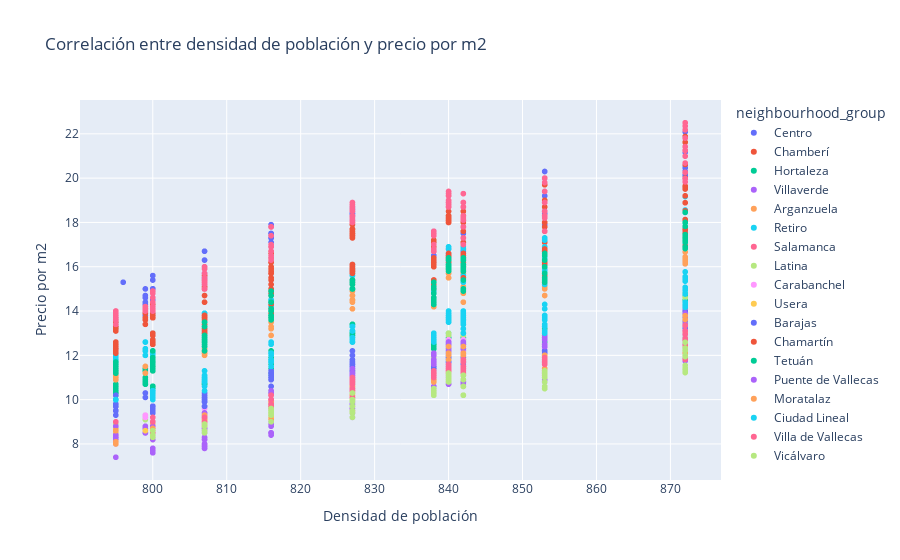

This figure's notebook cell:
### Markdown cell above
**2. CORRELACIÓN ENTRE DENSIDAD DE POBLACIÓN Y PRECIO POR M2**

### Code cell
fig2 = px.scatter(
    df,
    x='population_density',
    y='m2_price',
    title="Correlación entre densidad de población y precio por m2",
    color='neighbourhood_group'
    
)
fig2.update_layout(
    xaxis_title="Densidad de población",
    yaxis_title="Precio por m2",    
)
fig2.show()

### Figure 1 — Plotly figure (JSON) as saved in the notebook; plotly's stock layout.template omitted (floating-point values rounded to 4 significant figures; data arrays with more than 128 entries replaced by an {"elided": "..."} marker saying what was removed)
{"data": [{"hovertemplate": "neighbourhood_group=Centro<br>population_density=%{x}<br>m2_price=%{y}<extra></extra>", "legendgroup": "Centro", "marker": {"color": "#636efa", "symbol": "circle"}, "mode": "markers", "name": "Centro", "showlegend": true, "type": "scattergl", "x": {"elided": "155 int values"}, "xaxis": "x", "y": {"elided": "155 float values"}, "yaxis": "y"}, {"hovertemplate": "neighbourhood_group=Chamberí<br>population_density=%{x}<br>m2_price=%{y}<extra></extra>", "legendgroup": "Chamberí", "marker": {"color": "#EF553B", "symbol": "circle"}, "mode": "markers", "name": "Chamberí", "showlegend": true, "type": "scattergl", "x": {"elided": "137 int values"}, "xaxis": "x", "y": {"elided": "137 float values"}, "yaxis": "y"}, {"hovertemplate": "neighbourhood_group=Hortaleza<br>population_density=%{x}<br>m2_price=%{y}<extra></extra>", "legendgroup": "Hortaleza", "marker": {"color": "#00cc96", "symbol": "circle"}, "mode": "markers", "name": "Hortaleza", "showlegend": true, "type": "scattergl", "x": {"elided": "138 int values"}, "xaxis": "x", "y": {"elided": "138 float values"}, "yaxis": "y"}, {"hovertemplate": "neighbourhood_group=Villaverde<br>population_density=%{x}<br>m2_price=%{y}<extra></extra>", "legendgroup": "Villaverde", "marker": {"color": "#ab63fa", "symbol": "circle"}, "mode": "markers", "name": "Villaverde", "showlegend": true, "type": "scattergl", "x": [800, 800, 800, 800, 800, 799, 799, 799, 799, 799, 799, 799, 795, 795, 795, 800, 800, 800, 800, 800, 807, 807, 807, 807, 807, 807, 807, 807, 807, 807, 816, 816, 816, 816, 816, 816, 816, 816, 816, 816, 816, 816, 827, 827, 827, 827, 827, 827, 827, 827, 827, 827, 827, 827, 840, 840, 840, 840, 840, 840, 840, 840, 840, 840, 840, 840, 842, 842, 842, 842, 842, 842, 842, 842, 842, 842, 838, 838, 838, 838, 838, 838, 838, 838, 838, 838, 838, 838, 853, 853, 853, 853, 853, 853, 853, 853, 853, 853, 853, 853, 872, 872, 872, 872, 872, 872, 872, 872, 872, 872, 872, 872], "xaxis": "x", "y": [9, 8.9, 8.8, 8.6, 8.8, 8.8, 8.7, 8.7, 8.6, 8.5, 8.5, 8.5, 8.2, 8, 7.4, 7.6, 7.8, 7.7, 7.8, 7.7, 8, 8, 7.9, 7.8, 7.8, 7.9, 8.2, 8.3, 8.2, 8.5, 8.5, 8.5, 8.5, 8.5, 8.5, 8.5, 8.4, 8.5, 8.8, 8.9, 9, 9.2, 9.2, 9.4, 9.4, 9.4, 9.6, 9.8, 10, 10, 10, 9.9, 10, 10.3, 12, 11.6, 11.6, 11.1, 11, 10.7, 10.7, 10.8, 10.9, 11.1, 11.6, 11.5, 10.7, 10.8, 10.9, 11.1, 11.5, 11.1, 10.8, 10.8, 10.8, 10.6, 10.5, 10.3, 10.3, 10.5, 10.5, 10.4, 10.5, 10.6, 10.6, 10.9, 10.9, 10.9, 10.9, 10.8, 10.8, 11, 11.1, 11.2, 11.2, 11.4, 11.7, 11.8, 11.9, 12, 11.75, 11.88, 11.87, 12, 12.31, 12.34, 12.36, 12.5, 12.69, 12.79, 12.83, 12.93], "yaxis": "y"}, {"hovertemplate": "neighbourhood_group=Arganzuela<br>population_density=%{x}<br>m2_price=%{y}<extra></extra>", "legendgroup": "Arganzuela", "marker": {"color": "#FFA15A", "symbol": "circle"}, "mode": "markers", "name": "Arganzuela", "showlegend": true, "type": "scattergl", "x": {"elided": "134 int values"}, "xaxis": "x", "y": {"elided": "134 float values"}, "yaxis": "y"}, {"hovertemplate": "neighbourhood_group=Retiro<br>population_density=%{x}<br>m2_price=%{y}<extra></extra>", "legendgroup": "Retiro", "marker": {"color": "#19d3f3", "symbol": "circle"}, "mode": "markers", "name": "Retiro", "showlegend": true, "type": "scattergl", "x": {"elided": "139 int values"}, "xaxis": "x", "y": {"elided": "139 float values"}, "yaxis": "y"}, {"hovertemplate": "neighbourhood_group=Salamanca<br>population_density=%{x}<br>m2_price=%{y}<extra></extra>", "legendgroup": "Salamanca", "marker": {"color": "#FF6692", "symbol": "circle"}, "mode": "markers", "name": "Salamanca", "showlegend": true, "type": "scattergl", "x": {"elided": "136 int values"}, "xaxis": "x", "y": {"elided": "136 float values"}, "yaxis": "y"}, {"hovertemplate": "neighbourhood_group=Latina<br>population_density=%{x}<br>m2_price=%{y}<extra></extra>", "legendgroup": "Latina", "marker": {"color": "#B6E880", "symbol": "circle"}, "mode": "markers", "name": "Latina", "showlegend": true, "type": "scattergl", "x": {"elided": "131 int values"}, "xaxis": "x", "y": {"elided": "131 float values"}, "yaxis": "y"}, {"hovertemplate": "neighbourhood_group=Carabanchel<br>population_density=%{x}<br>m2_price=%{y}<extra></extra>", "legendgroup": "Carabanchel", "marker": {"color": "#FF97FF", "symbol": "circle"}, "mode": "markers", "name": "Carabanchel", "showlegend": true, "type": "scattergl", "x": [799, 799, 799, 799, 795, 795, 795, 795, 795, 795, 795, 795, 795, 800, 800, 800, 800, 800, 800, 800, 800, 800, 800, 800, 800, 807, 807, 807, 807, 807, 807, 807, 807, 807, 807, 807, 807, 816, 816, 816, 816, 816, 816, 816, 816, 816, 816, 816, 816, 827, 827, 827, 827, 827, 827, 827, 827, 827, 827, 827, 827, 840, 840, 840, 840, 840, 840, 840, 840, 840, 840, 840, 840, 842, 842, 842, 842, 842, 842, 842, 842, 842, 842, 842, 842, 838, 838, 838, 838, 838, 838, 838, 838, 838, 838, 838, 838, 853, 853, 853, 853, 853, 853, 853, 853, 853, 853, 853, 853, 872, 872, 872, 872, 872, 872, 872, 872, 872, 872, 872, 872], "xaxis": "x", "y": [9.3, 9.2, 9.2, 9.2, 8.5, 8.4, 8.4, 8.3, 8.3, 8.3, 8.4, 8.3, 8.4, 8.5, 8.5, 8.5, 8.5, 8.6, 8.6, 8.7, 8.7, 8.8, 8.8, 8.8, 8.8, 8.9, 8.9, 8.9, 9, 9.1, 9.1, 9.2, 9.2, 9.2, 9.3, 9.4, 9.6, 9.7, 9.7, 9.8, 9.9, 9.8, 9.8, 10, 10, 10, 10, 10.3, 10.6, 10.8, 10.9, 11, 11.1, 11, 11.1, 11.1, 10.9, 11.2, 11.3, 11.5, 11.6, 11.9, 11.9, 12, 11.9, 11.9, 12, 12, 12.3, 12.5, 12.5, 12.6, 12.7, 12, 12.3, 12.5, 12.5, 12.6, 12.7, 12.5, 12.2, 12.1, 12, 11.7, 11.6, 11.4, 11.4, 11.4, 11.5, 11.4, 11.4, 11.4, 11.5, 11.6, 11.7, 11.7, 11.7, 11.7, 11.7, 11.8, 11.9, 12, 12.1, 12.1, 12.3, 12.5, 12.5, 12.7, 12.7, 12.6, 12.57, 12.93, 13.32, 13.28, 13.35, 13.46, 13.57, 13.74, 13.92, 13.92, 14.13], "yaxis": "y"}, {"hovertemplate": "neighbourhood_group=Usera<br>population_density=%{x}<br>m2_price=%{y}<extra></extra>", "legendgroup": "Usera", "marker": {"color": "#FECB52", "symbol": "circle"}, "mode": "markers", "name": "Usera", "showlegend": true, "type": "scattergl", "x": [799, 795, 795, 795, 795, 795, 795, 795, 795, 795, 800, 800, 800, 800, 800, 800, 800, 807, 807, 807, 807, 807, 807, 807, 807, 807, 807, 807, 807, 816, 816, 816, 816, 816, 816, 816, 816, 816, 816, 816, 816, 827, 827, 827, 827, 827, 827, 827, 827, 827, 827, 827, 827, 840, 840, 840, 840, 840, 840, 840, 840, 840, 840, 840, 840, 842, 842, 842, 842, 842, 842, 842, 842, 842, 842, 842, 842, 838, 838, 838, 838, 838, 838, 838, 838, 838, 838, 838, 838, 853, 853, 853, 853, 853, 853, 853, 853, 853, 853, 853, 853, 872, 872, 872, 872, 872, 872, 872, 872, 872, 872, 872, 872], "xaxis": "x", "y": [8.6, 8.7, 8.5, 8.3, 8.3, 8.3, 8.2, 8.3, 8.3, 8.4, 8.3, 8.2, 8.3, 8.5, 8.7, 8.9, 9, 9.1, 9.1, 9, 9.1, 9.1, 9.1, 8.9, 8.9, 9, 9.1, 9, 9.2, 9.2, 9.4, 9.8, 9.7, 9.8, 9.7, 9.8, 9.7, 9.6, 9.9, 10, 10.2, 10.3, 10.5, 10.6, 10.7, 10.7, 10.7, 10.8, 10.7, 10.7, 11, 11.3, 11.2, 11.8, 11.9, 11.9, 12, 12, 11.9, 11.9, 12.1, 12.3, 12.4, 12.5, 12.5, 11.9, 12.1, 12.3, 12.4, 12.5, 12.5, 12.1, 11.9, 11.9, 11.7, 11.5, 11.4, 11.2, 11.1, 11, 11.2, 10.9, 10.9, 11.2, 11.5, 11.5, 11.5, 11.3, 11.3, 11.3, 11.3, 11.4, 11.8, 12.5, 12.8, 12.8, 13.1, 12.9, 12.9, 12.8, 12.9, 13.08, 13.51, 13.45, 13.32, 13.49, 13.33, 13.32, 13.27, 13.75, 13.83, 14.09, 14.29], "yaxis": "y"}, {"hovertemplate": "neighbourhood_group=Barajas<br>population_density=%{x}<br>m2_price=%{y}<extra></extra>", "legendgroup": "Barajas", "marker": {"color": "#636efa", "symbol": "circle"}, "mode": "markers", "name": "Barajas", "showlegend": true, "type": "scattergl", "x": [799, 799, 795, 795, 795, 795, 795, 795, 795, 795, 795, 795, 795, 795, 795, 795, 800, 800, 800, 800, 800, 800, 800, 800, 800, 800, 807, 807, 807, 807, 807, 807, 807, 807, 807, 807, 807, 807, 816, 816, 816, 816, 816, 816, 816, 816, 816, 816, 816, 816, 827, 827, 827, 827, 827, 827, 827, 827, 827, 827, 827, 827, 840, 840, 840, 840, 840, 840, 840, 840, 840, 840, 840, 840, 842, 842, 842, 842, 842, 842, 842, 842, 842, 842, 842, 842, 838, 838, 838, 838, 838, 838, 838, 838, 838, 838, 838, 838, 853, 853, 853, 853, 853, 853, 853, 853, 853, 853, 853, 853, 872, 872, 872, 872, 872, 872, 872, 872, 872, 872, 872, 872], "xaxis": "x", "y": [10.3, 10.1, 10.2, 9.8, 9.8, 9.7, 9.7, 9.7, 9.5, 9.5, 9.7, 9.8, 9.8, 9.7, 9.3, 9.5, 9.6, 9.7, 9.7, 9.7, 9.4, 9.4, 9.5, 9.7, 9.7, 9.7, 9.9, 9.7, 9.9, 9.7, 9.7, 10, 10.1, 10, 9.9, 10.2, 10.3, 10.1, 10.3, 10.6, 10.9, 11.2, 11, 10.9, 11.1, 11.2, 11, 11, 11.2, 11.3, 11.2, 11.3, 11.5, 11.6, 12, 12.2, 11.8, 11.6, 11.3, 11.2, 11.4, 11.7, 11.9, 11.9, 12.1, 12, 11.8, 11.7, 11.9, 12, 11.8, 11.7, 11.5, 11.7, 11.9, 12, 11.8, 11.7, 11.5, 11.7, 11.9, 11.7, 11.5, 11.6, 11.4, 11.3, 11.4, 11.3, 11.3, 11.5, 11.4, 11.4, 11.3, 11.5, 11.5, 11.4, 11.6, 11.6, 11.6, 11.7, 12.2, 12.4, 12.4, 12.2, 12.2, 12.2, 12.1, 12.2, 12.4, 12.5, 12.48, 12.54, 12.67, 12.65, 12.96, 13.22, 13.13, 13.32, 13.56, 13.7, 14, 14], "yaxis": "y"}, {"hovertemplate": "neighbourhood_group=Chamartín<br>population_density=%{x}<br>m2_price=%{y}<extra></extra>", "legendgroup": "Chamartín", "marker": {"color": "#EF553B", "symbol": "circle"}, "mode": "markers", "name": "Chamartín", "showlegend": true, "type": "scattergl", "x": [795, 795, 795, 795, 795, 795, 795, 795, 795, 795, 795, 795, 795, 795, 800, 800, 800, 800, 800, 800, 800, 800, 800, 800, 800, 800, 807, 807, 807, 807, 807, 807, 807, 807, 807, 807, 807, 807, 816, 816, 816, 816, 816, 816, 816, 816, 816, 816, 816, 816, 827, 827, 827, 827, 827, 827, 827, 827, 827, 827, 827, 827, 840, 840, 840, 840, 840, 840, 840, 840, 840, 840, 840, 840, 842, 842, 842, 842, 842, 842, 842, 842, 842, 842, 842, 842, 838, 838, 838, 838, 838, 838, 838, 838, 838, 838, 838, 838, 853, 853, 853, 853, 853, 853, 853, 853, 853, 853, 853, 853, 872, 872, 872, 872, 872, 872, 872, 872, 872, 872, 872, 872], "xaxis": "x", "y": [12.5, 12.2, 12.1, 12.1, 12.3, 12.3, 12.3, 12.3, 12.3, 12.4, 12.3, 12.4, 12.5, 12.6, 12.5, 12.5, 12.5, 12.5, 12.6, 12.6, 12.6, 12.6, 12.7, 12.7, 12.9, 13, 13, 13, 13.1, 13.2, 13.4, 13.6, 13.7, 13.7, 13.7, 13.8, 13.8, 13.8, 13.9, 14.1, 14.3, 14.4, 14.7, 14.8, 14.9, 14.9, 15, 15.2, 15.4, 15.5, 15.3, 15.4, 15.7, 15.8, 15.8, 15.8, 15.8, 15.9, 15.9, 16.1, 16.1, 16, 16.4, 16.5, 16.5, 16.4, 16.3, 16.3, 16, 16.2, 16.4, 16.5, 16.6, 16.4, 16, 16.2, 16.4, 16.5, 16.6, 16.4, 16.4, 16.2, 16, 16, 15.8, 15.5, 15.4, 15.4, 15.2, 15, 15, 15, 15, 15, 15.3, 15.4, 15.4, 15.3, 15.3, 15.6, 16, 16.1, 16.2, 16.2, 16.2, 16.7, 16.7, 16.7, 16.7, 16.8, 16.94, 17.37, 17.49, 17.5, 17.69, 17.5, 17.65, 18.09, 18.13, 18.52, 18.89, 19.2], "yaxis": "y"}, {"hovertemplate": "neighbourhood_group=Tetuán<br>population_density=%{x}<br>m2_price=%{y}<extra></extra>", "legendgroup": "Tetuán", "marker": {"color": "#00cc96", "symbol": "circle"}, "mode": "markers", "name": "Tetuán", "showlegend": true, "type": "scattergl", "x": {"elided": "129 int values"}, "xaxis": "x", "y": {"elided": "129 float values"}, "yaxis": "y"}, {"hovertemplate": "neighbourhood_group=Puente de Vallecas<br>population_density=%{x}<br>m2_price=%{y}<extra></extra>", "legendgroup": "Puente de Vallecas", "marker": {"color": "#ab63fa", "symbol": "circle"}, "mode": "markers", "name": "Puente de Vallecas", "showlegend": true, "type": "scattergl", "x": [795, 795, 795, 795, 795, 795, 795, 795, 795, 795, 800, 800, 800, 800, 800, 800, 800, 800, 800, 800, 800, 800, 807, 807, 807, 807, 807, 807, 807, 807, 807, 807, 807, 807, 816, 816, 816, 816, 816, 816, 816, 816, 816, 816, 816, 816, 827, 827, 827, 827, 827, 827, 827, 827, 827, 827, 827, 827, 840, 840, 840, 840, 840, 840, 840, 840, 840, 840, 840, 840, 842, 842, 842, 842, 842, 842, 842, 842, 842, 842, 842, 842, 838, 838, 838, 838, 838, 838, 838, 838, 838, 838, 838, 838, 853, 853, 853, 853, 853, 853, 853, 853, 853, 853, 853, 853, 872, 872, 872, 872, 872, 872, 872, 872, 872, 872, 872, 872], "xaxis": "x", "y": [8.8, 8.4, 8.4, 8.3, 8.3, 8.3, 8.2, 8.3, 8.3, 8.3, 8.3, 8.3, 8.2, 8.3, 8.4, 8.5, 8.6, 8.6, 8.4, 8.6, 8.7, 8.8, 8.7, 8.6, 8.7, 8.8, 8.9, 9.2, 9.2, 9.2, 9.2, 9.2, 9.3, 9.4, 9.6, 9.6, 9.6, 9.8, 10, 10, 10, 10, 10, 10, 10.3, 10.4, 10.7, 10.8, 10.9, 11.1, 11, 11, 11.2, 11.2, 11.1, 11, 11.2, 11.4, 12.1, 12.2, 12.1, 12.3, 12.5, 12.4, 12.5, 12.6, 12.5, 12.5, 12.6, 12.6, 12.5, 12.6, 12.5, 12.5, 12.6, 12.6, 12.5, 12.5, 12.5, 12.3, 12.3, 12.1, 11.7, 11.8, 11.8, 11.7, 11.6, 11.6, 11.7, 11.7, 11.8, 12.1, 12, 12, 12, 12, 12, 12.5, 12.5, 12.4, 12.4, 12.5, 12.7, 12.8, 12.7, 12.9, 13.12, 13.12, 13.38, 13.33, 13.4, 13.6, 13.74, 13.78, 13.86, 13.88, 14.14, 14.25], "yaxis": "y"}, {"hovertemplate": "neighbourhood_group=Moratalaz<br>population_density=%{x}<br>m2_price=%{y}<extra></extra>", "legendgroup": "Moratalaz", "marker": {"color": "#FFA15A", "symbol": "circle"}, "mode": "markers", "name": "Moratalaz", "showlegend": true, "type": "scattergl", "x": [795, 795, 795, 795, 795, 800, 800, 800, 800, 800, 800, 800, 800, 800, 800, 800, 807, 807, 807, 807, 807, 807, 807, 807, 807, 816, 816, 816, 816, 816, 816, 816, 816, 816, 816, 816, 827, 827, 827, 827, 827, 827, 827, 827, 827, 827, 827, 827, 840, 840, 840, 840, 840, 840, 840, 840, 840, 840, 840, 840, 842, 842, 842, 842, 842, 842, 842, 842, 842, 842, 842, 842, 838, 838, 838, 838, 838, 838, 838, 838, 838, 838, 838, 838, 853, 853, 853, 853, 853, 853, 853, 853, 853, 853, 853, 853, 872, 872, 872, 872, 872, 872, 872, 872, 872, 872, 872, 872], "xaxis": "x", "y": [8.6, 8.6, 8.1, 8, 8.1, 8.6, 8.6, 8.7, 8.5, 8.5, 8.6, 8.6, 8.6, 8.5, 8.6, 8.7, 8.8, 8.9, 8.9, 8.9, 8.8, 8.8, 8.9, 9.1, 9.3, 9.3, 9.4, 9.1, 9.3, 9.6, 9.6, 9.7, 9.7, 9.9, 10, 10, 10.1, 10.2, 10.3, 10.4, 10.8, 10.9, 10.6, 10.5, 10, 9.5, 9.5, 9.7, 11.2, 11.2, 11.4, 11.3, 11.3, 11.2, 11.2, 11.4, 12.1, 12.4, 12, 11.8, 11.2, 11.4, 12.1, 12.4, 12, 11.8, 11.8, 11.8, 11.5, 11.1, 11.2, 11.1, 10.8, 10.8, 10.9, 10.9, 11, 11.1, 11, 10.8, 10.8, 10.9, 11.1, 11.1, 11.1, 11.2, 11.2, 11.2, 11.4, 11.3, 11.3, 11.7, 12, 11.9, 11.9, 12, 12.09, 12.11, 12.24, 12.12, 12.01, 12.18, 12.38, 12.57, 12.74, 13.06, 13.62, 13.79], "yaxis": "y"}, {"hovertemplate": "neighbourhood_group=Ciudad Lineal<br>population_density=%{x}<br>m2_price=%{y}<extra></extra>", "legendgroup": "Ciudad Lineal", "marker": {"color": "#19d3f3", "symbol": "circle"}, "mode": "markers", "name": "Ciudad Lineal", "showlegend": true, "type": "scattergl", "x": [795, 795, 795, 795, 795, 795, 795, 795, 795, 795, 795, 795, 795, 795, 800, 800, 800, 800, 800, 800, 800, 800, 800, 800, 800, 800, 807, 807, 807, 807, 807, 807, 807, 807, 807, 807, 807, 807, 816, 816, 816, 816, 816, 816, 816, 816, 816, 816, 816, 816, 827, 827, 827, 827, 827, 827, 827, 827, 827, 827, 827, 827, 840, 840, 840, 840, 840, 840, 840, 840, 840, 840, 840, 840, 842, 842, 842, 842, 842, 842, 842, 842, 842, 842, 842, 842, 838, 838, 838, 838, 838, 838, 838, 838, 838, 838, 838, 838, 853, 853, 853, 853, 853, 853, 853, 853, 853, 853, 853, 853, 872, 872, 872, 872, 872, 872, 872, 872, 872, 872, 872, 872], "xaxis": "x", "y": [10, 10, 10, 10, 10, 10, 10, 10, 10, 10, 10, 10, 10, 10, 10, 10.1, 10.2, 10.4, 10.4, 10.4, 10.4, 10.4, 10.3, 10.3, 10.4, 10.4, 10.4, 10.6, 10.8, 10.9, 11, 11, 10.9, 10.8, 10.9, 11, 11.1, 11.3, 11.5, 11.7, 11.7, 11.8, 11.8, 11.7, 12.1, 12, 12.1, 12.1, 12.5, 12.6, 12.6, 12.7, 12.8, 13.1, 13.3, 13.1, 13.3, 13.3, 13.3, 13.3, 13.3, 13.3, 13.6, 13.6, 13.7, 13.7, 13.7, 13.5, 13.5, 13.7, 13.8, 13.8, 14, 13.9, 13.5, 13.7, 13.8, 13.8, 14, 13.9, 13.7, 13.6, 13.6, 13.4, 13.2, 13, 12.9, 12.7, 12.7, 12.7, 12.7, 12.7, 12.6, 12.8, 12.8, 12.8, 12.9, 13, 13, 13, 13.1, 13.3, 13.4, 13.6, 13.6, 13.7, 13.8, 13.8, 14.1, 14.3, 14.3, 14.17, 14.4, 14.77, 14.93, 14.99, 15.07, 15.35, 15.44, 15.55, 15.52, 15.77], "yaxis": "y"}, {"hovertemplate": "neighbourhood_group=Villa de Vallecas<br>population_density=%{x}<br>m2_price=%{y}<extra></extra>", "legendgroup": "Villa de Vallecas", "marker": {"color": "#FF6692", "symbol": "circle"}, "mode": "markers", "name": "Villa de Vallecas", "showlegend": true, "type": "scattergl", "x": [795, 800, 800, 800, 800, 807, 807, 807, 816, 816, 816, 816, 816, 816, 816, 816, 816, 816, 816, 816, 827, 827, 827, 827, 827, 827, 827, 827, 827, 827, 827, 827, 840, 840, 840, 840, 840, 840, 840, 840, 840, 840, 840, 840, 842, 842, 842, 842, 842, 842, 842, 842, 842, 842, 842, 838, 838, 838, 838, 838, 838, 838, 838, 838, 838, 838, 838, 853, 853, 853, 853, 853, 853, 853, 853, 853, 853, 853, 853, 872, 872, 872, 872, 872, 872, 872, 872, 872, 872, 872, 872], "xaxis": "x", "y": [9, 8.5, 9, 9, 9.2, 9.2, 9, 9.2, 9.6, 9.8, 9.6, 9.5, 9.6, 9.7, 10, 10, 10.2, 10, 10.2, 10.2, 10.1, 10.4, 10.5, 10.5, 10.4, 10.7, 10.9, 11, 10.9, 10.8, 10.8, 10.9, 11.4, 11.3, 11.4, 11.4, 11.4, 11.3, 11.1, 11.2, 11.5, 11.6, 11.3, 11.4, 11.1, 11.2, 11.5, 11.3, 11.4, 11.7, 11.8, 11.5, 11.7, 11.5, 11.4, 11.2, 11.1, 11.2, 11.2, 11, 11.1, 11.2, 11.1, 11.2, 11.2, 11.2, 11.3, 11.3, 11.2, 11.1, 11.3, 11.6, 11.8, 11.8, 11.7, 11.7, 11.6, 11.7, 11.9, 11.89, 11.82, 12.22, 12.76, 12.65, 12.48, 12.66, 12.69, 12.73, 12.96, 13.11, 13.35], "yaxis": "y"}, {"hovertemplate": "neighbourhood_group=Vicálvaro<br>population_density=%{x}<br>m2_price=%{y}<extra></extra>", "legendgroup": "Vicálvaro", "marker": {"color": "#B6E880", "symbol": "circle"}, "mode": "markers", "name": "Vicálvaro", "showlegend": true, "type": "scattergl", "x": [800, 800, 800, 800, 800, 807, 807, 807, 807, 816, 816, 816, 816, 816, 816, 816, 816, 816, 816, 816, 827, 827, 827, 827, 827, 827, 827, 827, 827, 827, 827, 827, 840, 840, 840, 840, 840, 840, 840, 840, 840, 840, 840, 840, 842, 842, 842, 842, 842, 842, 842, 842, 842, 842, 838, 838, 838, 838, 838, 838, 838, 838, 838, 838, 838, 838, 853, 853, 853, 853, 853, 853, 853, 853, 853, 853, 853, 853, 872, 872, 872, 872, 872, 872, 872, 872, 872, 872, 872, 872], "xaxis": "x", "y": [8.3, 8.4, 8.4, 8.6, 8.6, 8.6, 8.9, 8.8, 8.5, 9.5, 9.5, 9.3, 9.3, 9, 9.4, 9.4, 9.5, 9.6, 9.5, 9.4, 9.7, 9.4, 9.9, 9.4, 9.2, 9.5, 9.7, 10, 10, 10, 10.3, 10, 10.9, 11.2, 11, 10.8, 10.8, 10.9, 10.9, 10.9, 11.1, 11.1, 11.1, 11.1, 10.9, 10.9, 11.1, 11.1, 10.6, 10.6, 10.6, 10.2, 10.2, 10.2, 10.4, 10.2, 10.3, 10.3, 10.2, 10.2, 10.3, 10.4, 10.4, 10.4, 10.3, 10.5, 10.5, 10.5, 10.5, 10.6, 10.8, 11, 11, 11.1, 11.2, 11.3, 11.3, 11.2, 11.36, 11.25, 11.22, 11.36, 11.37, 11.42, 11.55, 11.94, 12.33, 12, 12.21, 12.59], "yaxis": "y"}], "layout": {"legend": {"title": {"text": "neighbourhood_group"}, "tracegroupgap": 0}, "title": {"text": "Correlación entre densidad de población y precio por m2"}, "xaxis": {"anchor": "y", "domain": [0, 1], "title": {"text": "Densidad de población"}}, "yaxis": {"anchor": "x", "domain": [0, 1], "title": {"text": "Precio por m2"}}}}
